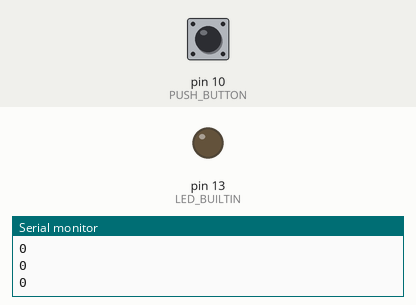
Simulated run of this sketch. Board: Arduino Uno, built with avr-gcc and run on an emulated ATmega328P. Parts: output pins drawn as LEDs (lit = HIGH), the last lines printed to the serial monitor. The inputs (shaded band) are chosen by the test bench; at power-on: pin 10 (PUSH_BUTTON) LOW.

Above: at 1.2 s.
1.3 s: pin 10 (PUSH_BUTTON) pulled HIGH for 0.15 s
At 1.4 s:
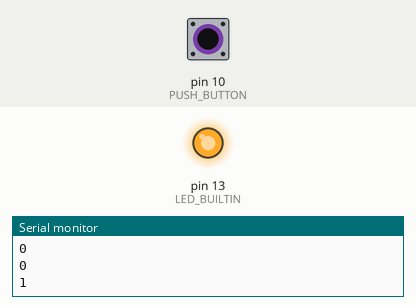
3.0 s: pin 10 (PUSH_BUTTON) pulled HIGH for 3.2 s
At 7.6 s:
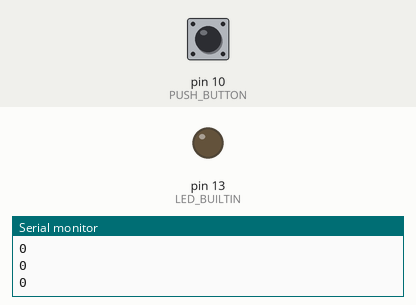
Timing chart, 0 to 9.1 s (numbered marks = the images above; inputs shaded):
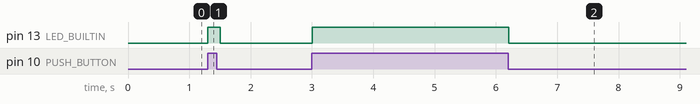

The sketch:

push_button.ino
```cpp
const int PUSH_BUTTON = 10;

void setup()
{
  Serial.begin(9600);
  pinMode(PUSH_BUTTON, INPUT);
  pinMode(LED_BUILTIN, OUTPUT);
}

void loop()
{
   int value = digitalRead(PUSH_BUTTON);
     Serial.println(value);
     digitalWrite(LED_BUILTIN, value);
   delay(100);
}
```

Measured:
- after the input at 1.3 s, pin 13 (LED_BUILTIN): LOW → HIGH at once, → LOW 0.20 s later
- after the input at 3.0 s, pin 13 (LED_BUILTIN): LOW → HIGH at once, → LOW 3.2 s later
